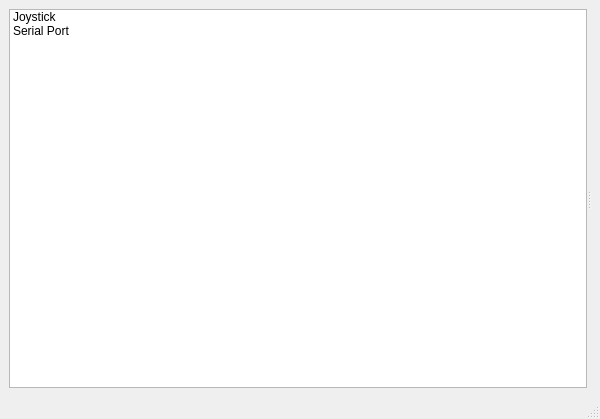
<?xml version="1.0" encoding="UTF-8"?>
<ui version="4.0">
 <class>SettingsWindow</class>
 <widget class="QMainWindow" name="SettingsWindow">
  <property name="geometry">
   <rect>
    <x>0</x>
    <y>0</y>
    <width>600</width>
    <height>419</height>
   </rect>
  </property>
  <property name="windowTitle">
   <string>MainWindow</string>
  </property>
  <widget class="QWidget" name="centralwidget">
   <layout class="QVBoxLayout" name="verticalLayout">
    <item>
     <widget class="QSplitter" name="splitter">
      <property name="orientation">
       <enum>Qt::Horizontal</enum>
      </property>
      <widget class="QListWidget" name="listWidget">
       <item>
        <property name="text">
         <string>Joystick</string>
        </property>
       </item>
       <item>
        <property name="text">
         <string>Serial Port</string>
        </property>
       </item>
      </widget>
      <widget class="QStackedWidget" name="stackedWidget">
       <property name="currentIndex">
        <number>0</number>
       </property>
       <widget class="JoystickSettingsPage" name="joystickPage"/>
       <widget class="SerialPortSettingsPage" name="serialPage"/>
      </widget>
     </widget>
    </item>
   </layout>
  </widget>
  <widget class="QMenuBar" name="menubar">
   <property name="geometry">
    <rect>
     <x>0</x>
     <y>0</y>
     <width>600</width>
     <height>22</height>
    </rect>
   </property>
  </widget>
  <widget class="QStatusBar" name="statusbar"/>
 </widget>
 <customwidgets>
  <customwidget>
   <class>SerialPortSettingsPage</class>
   <extends>QWidget</extends>
   <header>serialportsettingspage.h</header>
   <container>1</container>
  </customwidget>
  <customwidget>
   <class>JoystickSettingsPage</class>
   <extends>QWidget</extends>
   <header>joysticksettingspage.h</header>
   <container>1</container>
  </customwidget>
 </customwidgets>
 <resources/>
 <connections>
  <connection>
   <sender>listWidget</sender>
   <signal>currentRowChanged(int)</signal>
   <receiver>stackedWidget</receiver>
   <slot>setCurrentIndex(int)</slot>
   <hints>
    <hint type="sourcelabel">
     <x>78</x>
     <y>57</y>
    </hint>
    <hint type="destinationlabel">
     <x>366</x>
     <y>345</y>
    </hint>
   </hints>
  </connection>
 </connections>
</ui>
